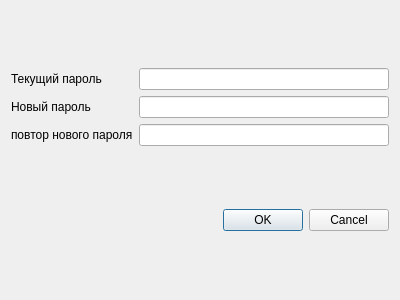
<?xml version="1.0" encoding="UTF-8"?>
<ui version="4.0">
 <class>PasswordChangeDialog</class>
 <widget class="QDialog" name="PasswordChangeDialog">
  <property name="geometry">
   <rect>
    <x>0</x>
    <y>0</y>
    <width>400</width>
    <height>300</height>
   </rect>
  </property>
  <property name="windowTitle">
   <string>Dialog</string>
  </property>
  <layout class="QVBoxLayout" name="verticalLayout">
   <item>
    <layout class="QHBoxLayout" name="horizontalLayout">
     <item>
      <layout class="QGridLayout" name="gridLayout">
       <item row="2" column="0">
        <widget class="QLabel" name="label_2">
         <property name="text">
          <string>Новый пароль</string>
         </property>
        </widget>
       </item>
       <item row="0" column="0">
        <widget class="QLabel" name="label">
         <property name="text">
          <string>Текущий пароль</string>
         </property>
        </widget>
       </item>
       <item row="3" column="0">
        <widget class="QLabel" name="label_3">
         <property name="text">
          <string>повтор нового пароля</string>
         </property>
        </widget>
       </item>
       <item row="0" column="1">
        <widget class="QLineEdit" name="curPass_lineEdit">
         <property name="echoMode">
          <enum>QLineEdit::Password</enum>
         </property>
        </widget>
       </item>
       <item row="2" column="1">
        <widget class="QLineEdit" name="newPass_lineEdit">
         <property name="echoMode">
          <enum>QLineEdit::Password</enum>
         </property>
        </widget>
       </item>
       <item row="3" column="1">
        <widget class="QLineEdit" name="newPass2_lineEdit">
         <property name="echoMode">
          <enum>QLineEdit::Password</enum>
         </property>
        </widget>
       </item>
      </layout>
     </item>
    </layout>
   </item>
   <item>
    <widget class="QDialogButtonBox" name="buttonBox">
     <property name="orientation">
      <enum>Qt::Horizontal</enum>
     </property>
     <property name="standardButtons">
      <set>QDialogButtonBox::Cancel|QDialogButtonBox::Ok</set>
     </property>
    </widget>
   </item>
  </layout>
 </widget>
 <resources/>
 <connections>
  <connection>
   <sender>buttonBox</sender>
   <signal>rejected()</signal>
   <receiver>PasswordChangeDialog</receiver>
   <slot>reject()</slot>
   <hints>
    <hint type="sourcelabel">
     <x>295</x>
     <y>286</y>
    </hint>
    <hint type="destinationlabel">
     <x>286</x>
     <y>274</y>
    </hint>
   </hints>
  </connection>
 </connections>
</ui>
